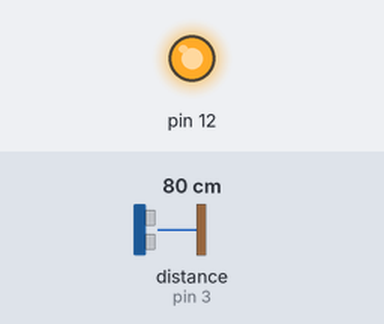
A sketch run on a simulated Arduino Uno, built with avr-gcc and run on an emulated ATmega328P. Parts: output pins drawn as LEDs (lit = HIGH). Inputs (shaded band) come from the test bench; at power-on: distance to the obstacle (sensor on pin 3) 80 cm. The echo pulse lasts 58.3 µs per cm.

Above: at 1.2 s.
1.3 s: distance to the obstacle (sensor on pin 3) set to 12 cm
2.8 s: distance to the obstacle (sensor on pin 3) set to 9 cm
At 3.1 s:
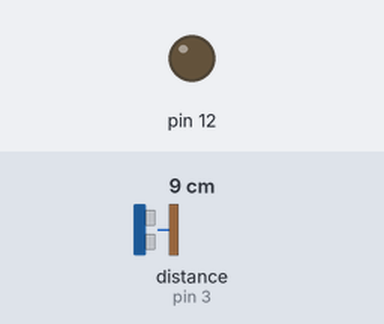
4.3 s: distance to the obstacle (sensor on pin 3) set to 18 cm
At 5.3 s:
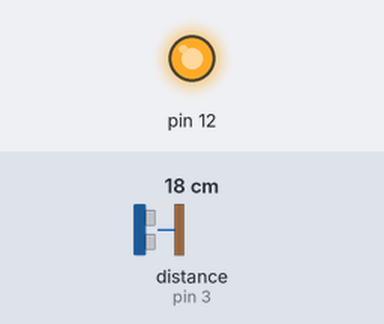
5.8 s: distance to the obstacle (sensor on pin 3) set to 2 cm
At 6.3 s:
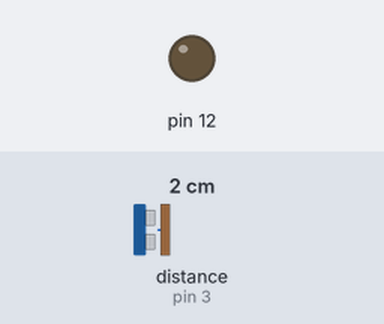
Timing chart, 0 to 8.3 s (numbered marks = the images above; inputs shaded):
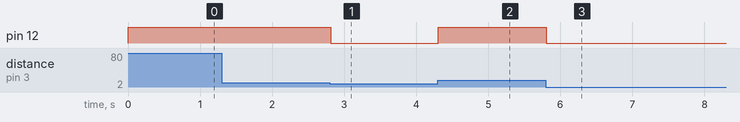

Measured:
- the behaviour switches between 11 and 10 cm on distance to the obstacle (sensor on pin 3) (found by bisection; images 0 and 1)
- after the input at 1.3 s, every drawn part: stays the same
- after the input at 2.8 s, pin 12: HIGH → LOW at once
- after the input at 4.3 s, pin 12: LOW → HIGH at once
- after the input at 5.8 s, pin 12: HIGH → LOW at once

The sketch:

ultrason_basique.ino
```cpp
#include "Ultrasonic.h"
Ultrasonic ultrasonic(2, 3); // Trig et Echo

void setup() {
  Serial.begin(9600);
  pinMode(12, OUTPUT);
}

void loop () {
  int dist = ultrasonic.read();
  if(dist > 10)
  {
    digitalWrite(12, HIGH);
  }
  else
  {
    digitalWrite(12, LOW);
  }

  delay(10);
}
```
